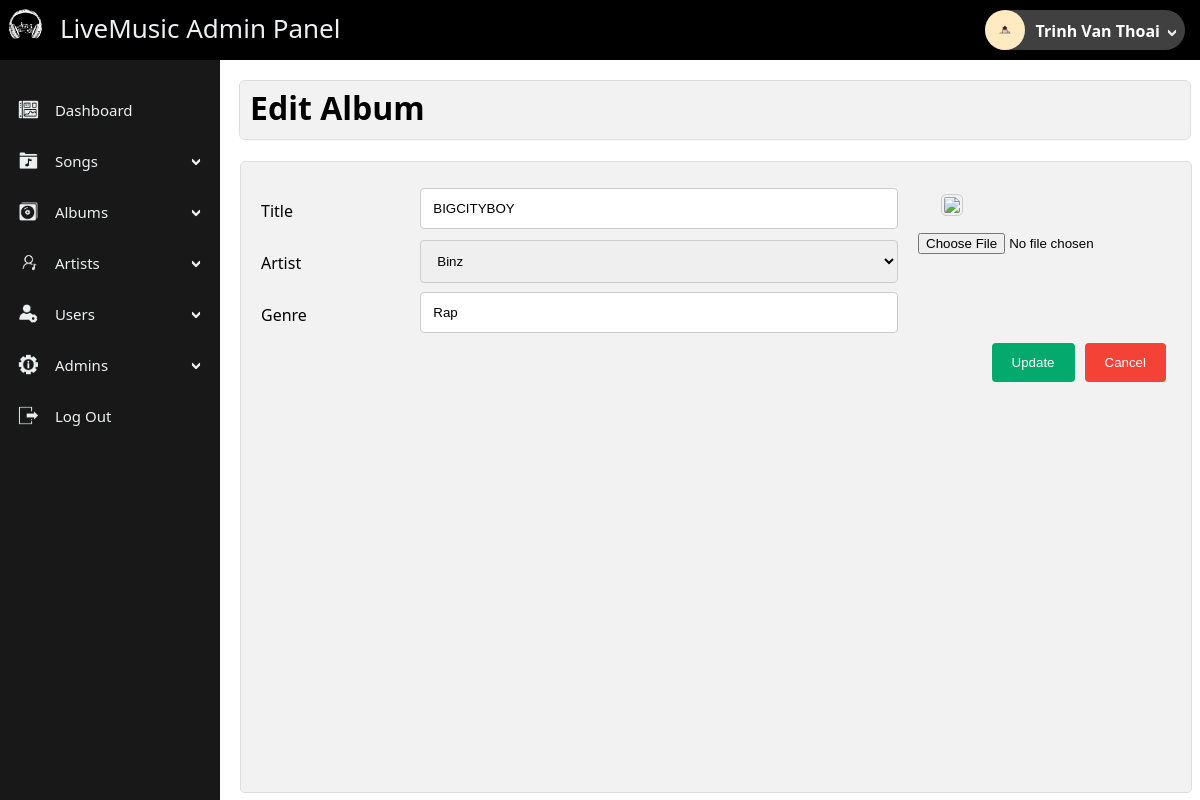
/admin/index.php?edit_album=1 (signed in), run on the app's committed database.
### tables this page shows
CREATE TABLE `albums` (
  `id` int(11) NOT NULL,
  `title` varchar(100) NOT NULL,
  `artist` int(11) NOT NULL,
  `genre` varchar(100) NOT NULL,
  `artworkPath` varchar(250) NOT NULL
);

CREATE TABLE `artists` (
  `id` int(11) NOT NULL,
  `name` varchar(100) NOT NULL
);

### admin/edit_album.php (the view, shortened to what this page needs)
<?php
if(!isset($_SESSION['admin_email'])){
    echo "<script>window.open('login.php','_self')</script>";
}
else {
    if(isset($_GET['edit_album'])){
        $edit_id = $_GET['edit_album'];
        $get_album = "select * from albums where id='$edit_id'";
        $run_album = mysqli_query($con,$get_album);
        $row_album = mysqli_fetch_array($run_album);
        $album_title = $row_album['title'];
        $album_artist = $row_album['artist'];
        $album_genre = $row_album['genre'];
        $album_image = $row_album['artworkPath'];
        $get_album_artist ="select * from artists where id='$album_artist'";
        $run_album_artist = mysqli_query($con,$get_album_artist);
        $row_album_artist = mysqli_fetch_array($run_album_artist);
        $album_artist_name = $row_album_artist['name'];
    }
?>
    <div class="panel-title">
        <h1>Edit Album</h1>
    </div>
    <div class="panel-body" id="form-panel-body">
        <form class="admin-profile-form" method="post" enctype="multipart/form-data">
            <div class="collum">
                <div class="row">
                    <div class="col-25">
                        <label for="album_title">Title</label>
                    </div>
                    <div class="col-75">
                        <input type="text" id="album_title" title="album_title" class="form-control" required value="<?php echo $album_title; ?>" placeholder="Your title...">
                    </div>
                </div>
                <div class="row">
                    <div class="col-25">
                        <label for="album_artist">Artist</label>
                    </div>
                    <div class="col-75">
                    <select id="album_artist" name="album_artist" class="form-control">
                      <option value="<?php echo $album_artist; ?>" selected>
                        <?php echo $album_artist_name; ?>
                      </option>
                      </select>
                    </div>
                </div>
                <div class="row">
                    <div class="col-25">
                        <label for="album_genre">Genre</label>
                    </div>
                    <div class="col-75">
                        <input type="text" id="album_genre" title="album_genre" class="form-control" required value="<?php echo $album_genre; ?>" placeholder="Genre...">
                    </div>
                </div>
            </div>
            <div class="collum">
                <label for="album_image" class="admin_image">
                    <img class="admin_image" src="../<?php echo $album_image; ?>" >
                </label>
                <input type="file" id="album_image" title="album_image" accept="image/*" class="form-control" >
            </div>
            <div class="submit-row">
                <button class="btn danger">
                      <a href="index.php?view_albums"> Cancel </a>
                </button>
                <input type="submit" title="update" value="Update">
            </div>
        </form>
    </div>
<?php }  ?>

### admin/includes/sidebar.php (shortened to what this page needs)
<?php
    if(!isset($_SESSION['admin_email'])){
        echo "<script>window.open('login.php','_self')</script>";
    }
    else {
        $admin_image_query= "select admin_image from admins where admin_id='$admin_id'";
        $run_admin_image_query = mysqli_query($con,$admin_image_query);
        $row_admin_image= mysqli_fetch_array($run_admin_image_query);
        $admin_image = $row_admin_image['admin_image'];
?>
        <div class="navbar-header">
            <a href="index.php?dashboard" class="navbar-brand">
                <img src="assets\logo\logo.png" class="logo">
                <h3> LiveMusic Admin Panel </h3>
            </a>
            <div id="userProfile">
                <img src="<?php echo $admin_image;?>" alt='Avatar' class='avatar'>
                <b class="userName">
                    <?php echo $admin_name; ?>
                </b>
                <img src="assets\icons\dropdown.png" class="dropdown-icon">
        </div>
        <div class="sidenav">
            <ul id="navBarContainer">
                <li>
                    <a type="button" href="index.php?dashboard" class="collapsible">
                        <img src="assets\icons\dashboard.png" class="icon"> Dashboard
                    </a>
                </li>
                <li>
                    <a type="button" class="collapsible">
                        <img src="assets\icons\songs.png" class="icon"> Songs
                        <img src="assets\icons\dropdown.png" class="dropdown-icon">
                    </a>
                </li>
                <li>
                    <a type="button" class="collapsible">
                        <img src="assets\icons\albums.png" class="icon"> Albums
                        <img src="assets\icons\dropdown.png" class="dropdown-icon">
                    </a>
                </li>
                <li>
                    <a type="button" class="collapsible" >
                        <img src="assets\icons\artists.png" class="icon"> Artists
                        <img src="assets\icons\dropdown.png" class="dropdown-icon">
                    </a>
                </li>
                <li>
                    <a type="button" class="collapsible" >
                        <img class="icon" src="assets\icons\users.png"> Users
                        <img src="assets\icons\dropdown.png" class="dropdown-icon">
                    </a>
            </li>
        <li>
            <a type="button" class="collapsible">
                <img src="assets\icons\admins.png" class="icon"> Admins
                <img src="assets\icons\dropdown.png" class="dropdown-icon">
            </a>
        </li>
        <li>
            <a href="logout.php" type="button" class="collapsible">
                <img src="assets\icons\logout.png" class="icon"> Log Out
            </a>
        </li>
    </ul>
    </div>
<?php } ?>

### admin/assets/css/style.css (style rules this page uses)
body { width: 100%; height: 100%; font-family: "Noto Sans", "Roboto", sans-serif; }
.navbar-header { position: fixed; display: block; background-color: #000000; width: 100%; top: 0px; left: 0px; height: 60px; }
.navbar-header .logo { float: left; width: 40px; margin: 5px; }
.navbar-header .navbar-brand { text-decoration: none; color: #ECF0F1; }
.navbar-header .navbar-brand h3 { float: left; font-size: 26px; margin: 10px; font-weight: normal; }
#userProfile { display: inline-block; position: absolute; min-width: 200px; top: 10px; height: 40px; right: 15px; border-radius: 20px; background-color: #404040; color: rgb(255, 255, 255); }
#userProfile .avatar { position: relative; height: 40px; border-radius: 50%; }
#userProfile .userName { height: 30px; display: inline; position: absolute; padding-left: 10px; padding-top: 10px; right: 25px; }
#userProfile .dropdown-icon { top: 18px; }
.sidenav { position: fixed; height: calc(100% - 70px); width: 220px; z-index: 1; top: 60px; left: 0px; background-color: #181818; overflow-x: hidden; padding-top: 10px; }
#navBarContainer { padding-inline-start: 10px; height: 90%; overflow-y: auto; }
.sidenav a { width: 88%; position: relative; padding: 5px 8px 6px 6px; text-decoration: none; display: block; }
.sidenav ul { list-style-type: none; }
.collapsible { background-color: #181818; color: #ECF0F1; cursor: pointer; height: 40px; border: none; text-align: left; outline: none; font-size: 15px; }
.icon { position: relative; top: 6px; width: 25px; padding-right: 10px; }
.dropdown-icon { position: absolute; width: 10px; right: 8px; top: 20px; }
.panel-title { width: 100%; background-color:#f2f2f2; border-radius: 5px; outline: 1px solid #ddd; }
.panel-title h1 { padding: 5px 10px 10px 10px; }
.panel-body { height: calc(100% - 100px); width: 100%; overflow: auto; border: 1px solid #ddd; border-radius: 5px; }
#form-panel-body { background-color: #f2f2f2; }
#form-panel-body form { height: 100%; margin: 20px; }
#form-panel-body form { height: calc(100% - 40px) }
.admin-profile-form .collum { float: left; }
.admin-profile-form .collum:first-child { width: 70%; }
.admin-profile-form .collum:nth-child(2) { width: 30%; }
#form-panel-body form input[type=text],input[type=email], input[type=password], textarea, select { width: 100%; padding: 12px; border: 1px solid #ccc; border-radius: 4px; box-sizing: border-box; resize: vertical; }
#form-panel-body form label { padding: 12px 12px 12px 0; display: inline-block; }
#form-panel-body form input[type=submit] { background-color: #04AA6D; color: white; padding: 12px 20px; border: none; border-radius: 4px; cursor: pointer; float: right; margin: 5px; }
#form-panel-body form .row { width: 100%; }
#form-panel-body form .submit-row { width: 100%; float: left; }
#form-panel-body form .col-25 { float: left; width: 25%; margin-top: 6px; }
#form-panel-body form .col-75 { float: left; width: 75%; margin-top: 6px; }
#form-panel-body form .row:after { content: ""; display: table; clear: both; }
#form-panel-body form button { float: right; }
.admin-profile-form input[type=file] { float: right; }
.admin-profile-form label.admin_image { width: 80%; float: right; top: 0px; position: relative; }
.admin-profile-form img.admin_image { width: 100%; padding: 2px; border: 1px solid #ccc; border-radius: 5px; }
.btn { margin: 5px; border: none; border-radius: 4px; border: none; color: white; padding: 12px 20px; cursor: pointer; }
.btn a { width: 100%; height: 100%; text-decoration: none; color: white; }
.danger { background-color: #f44336; }

### data on the page
albums: title "BIGCITYBOY", genre "Rap"
artists: album_artist "Binz"

### other printed values
$admin_name "Trinh Van Thoai"
